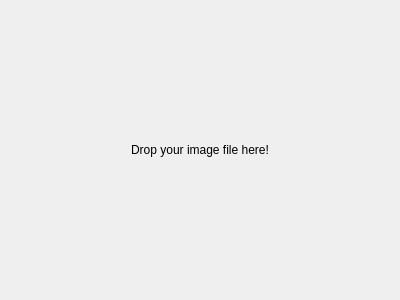
<?xml version="1.0" encoding="UTF-8"?>
<ui version="4.0">
 <class>MainWindow</class>
 <widget class="QMainWindow" name="MainWindow">
  <property name="geometry">
   <rect>
    <x>0</x>
    <y>0</y>
    <width>400</width>
    <height>300</height>
   </rect>
  </property>
  <property name="windowTitle">
   <string>MainWindow</string>
  </property>
  <widget class="QWidget" name="centralWidget">
   <layout class="QGridLayout" name="gridLayout">
    <item row="0" column="0">
     <widget class="QLabel" name="label">
      <property name="sizePolicy">
       <sizepolicy hsizetype="Ignored" vsizetype="Ignored">
        <horstretch>0</horstretch>
        <verstretch>0</verstretch>
       </sizepolicy>
      </property>
      <property name="text">
       <string>Drop your image file here!</string>
      </property>
      <property name="alignment">
       <set>Qt::AlignCenter</set>
      </property>
     </widget>
    </item>
   </layout>
  </widget>
 </widget>
 <layoutdefault spacing="6" margin="11"/>
 <resources/>
 <connections/>
</ui>
